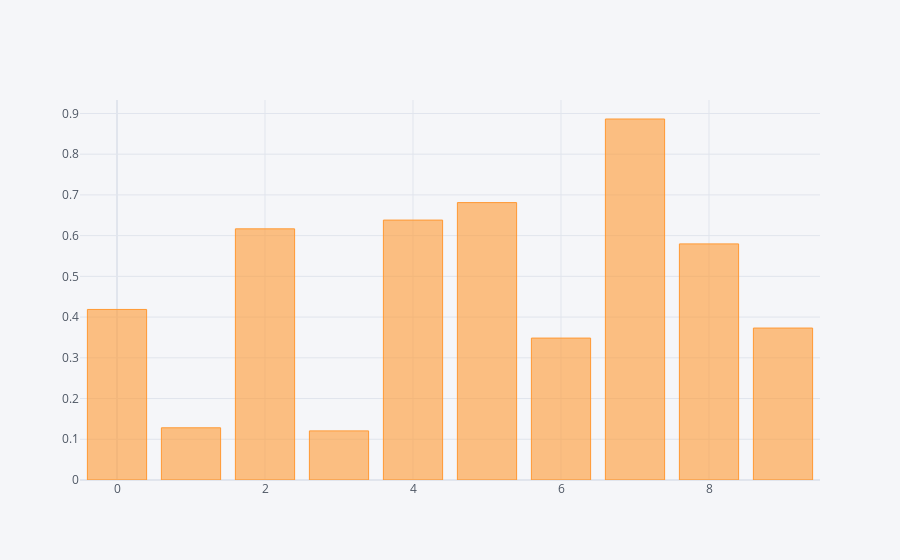

The notebook cell saved with this chart:
### Markdown cell above
### 그래프 종류

### Code cell
df['A'].iplot(kind='bar')

### Figure 1 — Plotly figure (JSON) as saved in the notebook; plotly's stock layout.template omitted (floating-point values rounded to 4 significant figures)
{"data": [{"marker": {"color": "rgba(255, 153, 51, 0.6)", "line": {"color": "rgba(255, 153, 51, 1.0)", "width": 1}}, "name": "A", "orientation": "v", "text": "", "type": "bar", "x": [0, 1, 2, 3, 4, 5, 6, 7, 8, 9], "y": [0.4187, 0.1281, 0.6166, 0.1206, 0.6382, 0.6811, 0.3484, 0.8864, 0.5797, 0.3731]}], "layout": {"legend": {"bgcolor": "#F5F6F9", "font": {"color": "#4D5663"}}, "paper_bgcolor": "#F5F6F9", "plot_bgcolor": "#F5F6F9", "title": {"font": {"color": "#4D5663"}}, "xaxis": {"gridcolor": "#E1E5ED", "showgrid": true, "tickfont": {"color": "#4D5663"}, "title": {"font": {"color": "#4D5663"}, "text": ""}, "zerolinecolor": "#E1E5ED"}, "yaxis": {"gridcolor": "#E1E5ED", "showgrid": true, "tickfont": {"color": "#4D5663"}, "title": {"font": {"color": "#4D5663"}, "text": ""}, "zerolinecolor": "#E1E5ED"}}}
